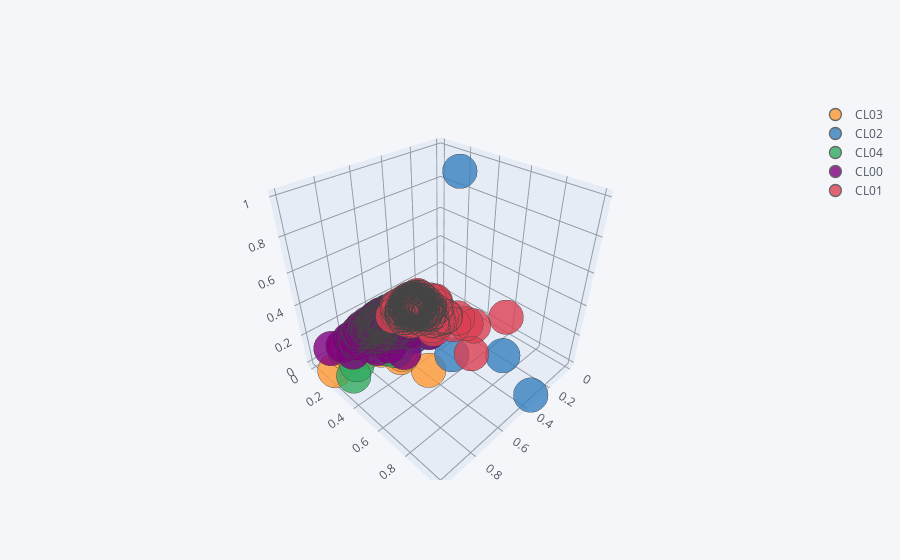
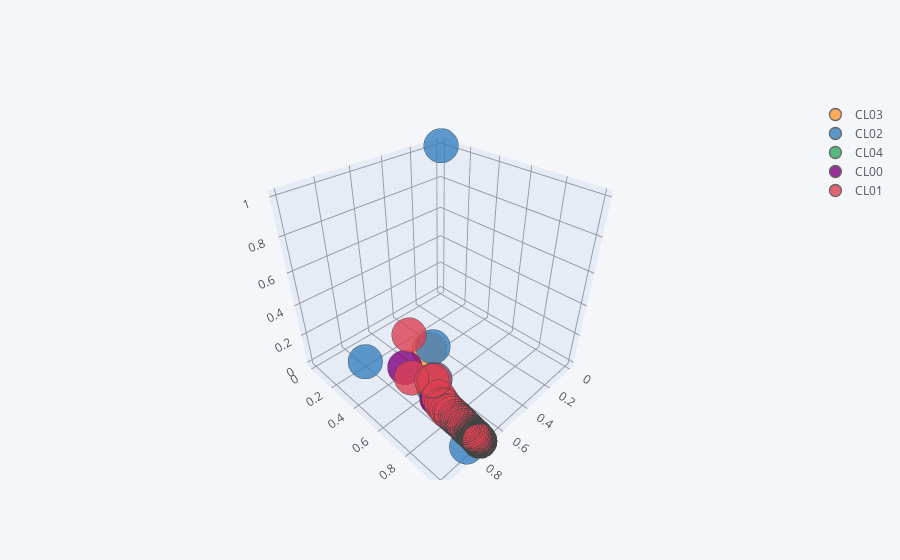

These figures' notebook cell, in order:
### Code cell
Xp.iplot(kind='scatter3d', x='d1', y='d2', z='d3',categories=cl)

Xm.iplot(kind='scatter3d', x='d1', y='d2', z='d3',categories=cl)
